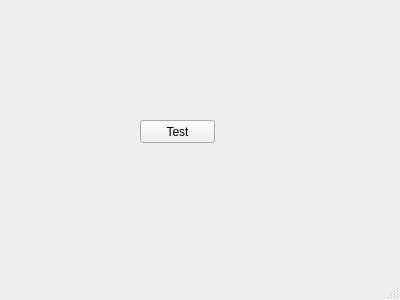
<?xml version="1.0" encoding="UTF-8"?>
<ui version="4.0">
 <class>MainWindow</class>
 <widget class="QMainWindow" name="MainWindow">
  <property name="geometry">
   <rect>
    <x>0</x>
    <y>0</y>
    <width>400</width>
    <height>300</height>
   </rect>
  </property>
  <property name="windowTitle">
   <string>MainWindow</string>
  </property>
  <widget class="QWidget" name="centralWidget">
   <widget class="QWidget" name="renderArea" native="true">
    <property name="geometry">
     <rect>
      <x>70</x>
      <y>50</y>
      <width>201</width>
      <height>181</height>
     </rect>
    </property>
    <widget class="QPushButton" name="btnTest">
     <property name="geometry">
      <rect>
       <x>70</x>
       <y>70</y>
       <width>75</width>
       <height>23</height>
      </rect>
     </property>
     <property name="text">
      <string>Test</string>
     </property>
    </widget>
   </widget>
  </widget>
  <widget class="QStatusBar" name="statusBar"/>
 </widget>
 <layoutdefault spacing="6" margin="11"/>
 <resources/>
 <connections/>
</ui>
